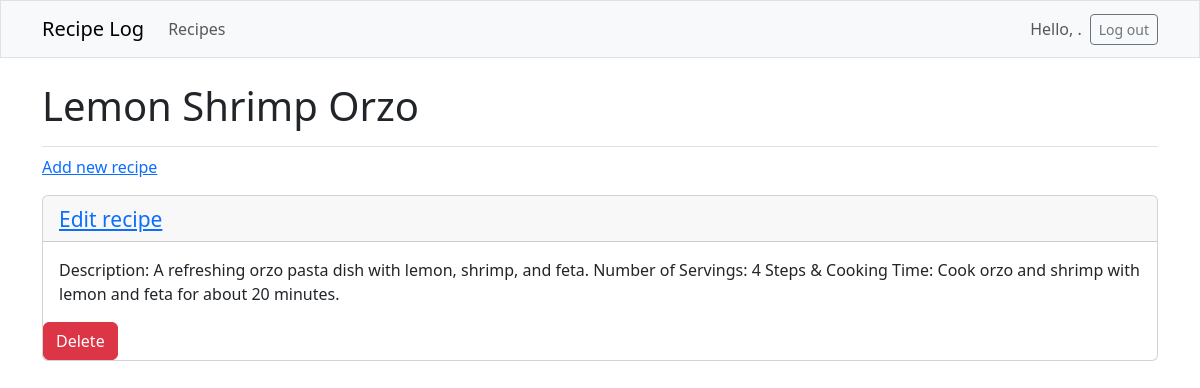
The page /recipes/3/ (signed in) on the database its author committed.
### recipe_log/models.py (models this page shows, shortened)
class Recipe(models.Model):
    text = models.CharField(max_length=200)
    date_added = models.DateTimeField(auto_now_add=True)
    owner = models.ForeignKey(User, on_delete=models.CASCADE)

class RecipeDetails(models.Model):
    recipe = models.ForeignKey(Recipe, on_delete=models.CASCADE)
    text = models.TextField()
    date_added = models.DateTimeField(auto_now_add=True)
    class Meta:
        verbose_name_plural = 'recipe_details'

### recipe_log/views.py (the view)
# urls.py: path('recipes/<int:recipe_id>/', views.recipe, name='recipe'),
@login_required
def recipe(request, recipe_id):
    recipe = get_object_or_404(Recipe, id=recipe_id)
    if recipe.owner != request.user:
        raise Http404
    recipe_details = recipe.recipedetails_set.order_by('date_added')
    context = {'recipe': recipe, 'recipe_details': recipe_details}
    return render(request, 'recipe_log/recipe.html', context)

### file_transfer/templates/recipe_log/recipe.html (shortened to what this page needs)
{% extends 'recipe_log/base.html' %}
{% block page_header %}
  <h1>{{recipe.text}}</h1>
{% endblock page_header %}
{% block content %}
    <p>
      <a href="{% url 'recipe_log:new_recipe_details' recipe.id %}">Add new recipe</a>
    </p>
  {% for details in recipe_details %}
    <div class="card mb-3">
      <h4 class="card-header">
        <small><a href="{% url 'recipe_log:edit_recipe_details' recipe.id %}">
          Edit recipe</a></small>
      </h4>
      <div class="card-body">{{ details.text }}</div>
      <form action="{% url 'recipe_log:delete_recipe' recipe.id%}" method="post">
        <button type="submit" class="btn btn-danger" onclick="return confirm
        ('Are you sure you want to delete this recipe?');">Delete</button>
      </form>
    </div>
  {% endfor %}
{% endblock content %}

### rows shown on the page
Recipe: text "Lemon Shrimp Orzo"
RecipeDetails: text "Description: A refreshing orzo pasta dish with lemon, shrimp, and feta. Number of Servings: 4 Steps & Cooking Time: Cook orzo and shrimp with lemon and feta for about 20 minutes."
